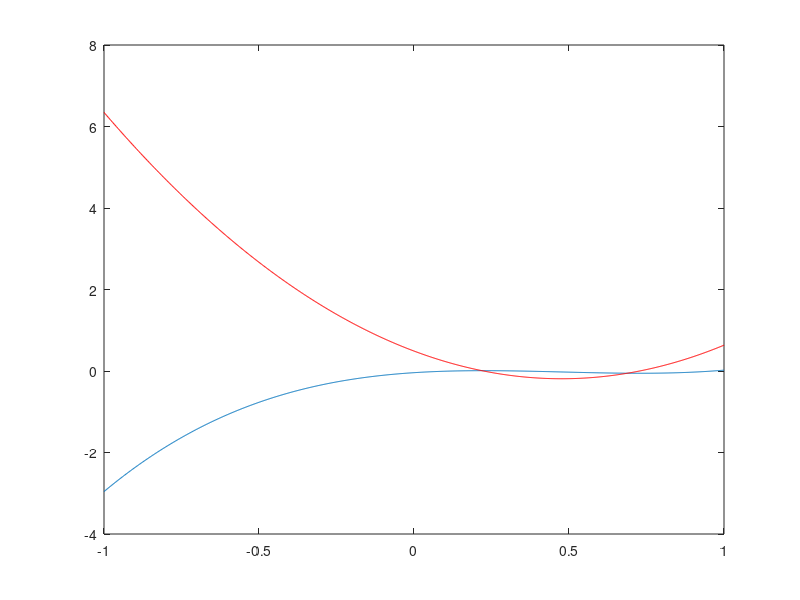

This chart was generated by the following MATLAB code: (Note: this script raises an error after producing the figure.)
clear all
clf%ose all
clc

N = 3;

X = linspace(-1,1,1000);
PhiCoeff = poly(2*rand(1,N)-1);
UCoeff = polyder(PhiCoeff);
Phi = zeros(1,1000);
for n=0:N
    Phi = Phi + PhiCoeff(N+1-n)*X.^n;
end

plot(X,Phi)

U = zeros(1,1000);
for n=0:N-1
    U = U + UCoeff(N-n)*X.^n;
end

hold on
plot(X,U,'r')

%%%%%%%%%%%%%%%%%%%%%%%%%%%%%%%%%%%%%%%%%%%%%%%%%%%%%%%%%%%%%%%%%%%%%%%%%%%

[xigl,wgl] = GLLnodes(N);
[xig,wg] = Gnodes(N);

[hglg,eglg] = MimeticPolyVal(xig,N,1);

% xgl = xigl;
% dxdxig = ones(size(xig));

% xgl = 1/2*(1+xigl).^2-1;
% dxdxig = (1+xig);

xgl = 1/3*(3/2+xigl).^2-13/12;
dxdxig = 1+2/3*xig;

% xgl = 1/4*(1+xigl).^3-1;
% dxdxig = 3/4*(1+xig).^2;

phi = zeros(1,N+1);
for n=0:N
    phi = phi + PhiCoeff(N+1-n)*xgl.^n;
end

G = topology1D(N);

A = diag(wg);
B = zeros(N);
for p=1:N
    for i=1:N
        B(p,i) = wg(p)*eglg(i,p);
    end
end

D = inv(A)*(B*G);

u = D*phi';

hh = LagrangeVal(X,N,2);

uu = u'*hh;

% XX = X;

% XX = 1/2*(1+X).^2-1;

XX = 1/3*(3/2+X).^2-13/12;

% XX = 1/4*(1+X).^3-1;

plot(XX,uu,'--g')

plot(xgl,phi,'xc')